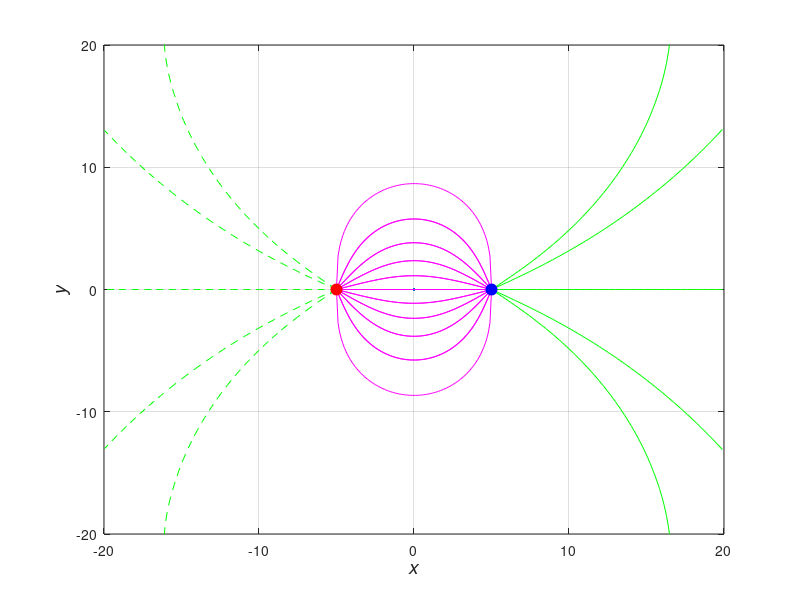

The MATLAB source for this figure:
function ForceLines
global XY Q X Y;

X = [-5 5];
Y = [0 0];
Q = [3 -3];
N = size(Q,2);
R = 0.05;
R1 = [-20 20 -20 20];

figure('Color', [1 1 1]);
plot(0,0);
axis(R1);
grid;
hold on;

XY = 1;
i = 1;
pColor = 'm';
X0 = X(i);
XN = X(2);
dX = (XN-X0)/100;
for a=[-180, -162, -144, -126, -108, -90, -72, -54, -36, -18, 0, 18, 36, 54, 72, 90, 108, 126, 144, 162]
    fi=a*pi/180;
    X0 = X(i)+R*cos(fi);
    Y0 = Y(i)+R*sin(fi);
    [x, y] = ode45(@dipole, [X0:dX:XN], Y0);
    h1=plot(x,y,pColor);
end

XY = 1;
i=2;
pColor='g';
X0=X(i);
XN = 20;
dX=(XN-X0)/100;

for a=[-40 -30 0 30 40]
    fi=a*pi/180;
    X0 = X(i)+R*cos(fi);
    Y0 = Y(i)+R*sin(fi);
    [x, y] = ode45(@dipole, [X0:dX:XN], Y0);
    h2=plot(x,y,pColor);
end

XY = 1;
i=1;
pColor='g--';
X0=X(i);
XN=-20;
dX=(XN-X0)/100;

for a=[-40 -30 0 30 40]
    fi=a*pi/180;
    X0 = X(i)+R*cos(fi);
    Y0 = Y(i)+R*sin(fi);
    [x, y] = ode45(@dipole, [X0:dX:XN], Y0);
    h3=plot(x,y,pColor);
end

for i=1:N
    h=plot(X(i),Y(i));
    pColor='b';
    if Q(i) > 0
        pColor='r';
    end
    set(h, 'LineStyle', 'none', 'marker', 'o', 'MarkerSize', 8, 'Color', pColor, 'MarkerFaceColor', pColor);
end
ylabel('\ity','fontsize',14);
xlabel('\itx','fontsize',14);
end

function z=dipole(x,y)
global XY Q X Y;
q1 = Q(1);
q2 = Q(2);
a=(X(2)-X(1))/2;

if XY==1
   r13=((x+a).^2+y.^2).^(3/2);
   r23=((x-a).^2+y.^2).^(3/2);
   z1=q1*y./r13+q2*y./r23;
   z2=q1*(x+a)./r13+q2*(x-a)./r23;
end

if XY==2
   r13=((y-a).^2+x.^2).^(3/2);
   r23=((y+a).^2+x.^2).^(3/2);
   z1=q1*x./r13+q2*x./r23;
   z2=q1*(y-a)./r13+q2*(y+a)./r23;
end
z=z1./z2;
end